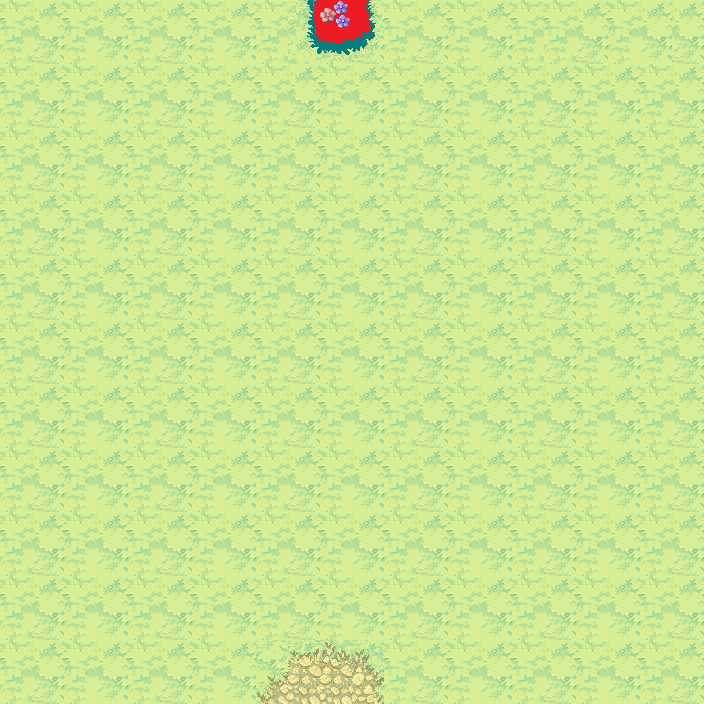

A level layout from a 2D game, rendered from its tile map. Below: a short description, then the map file with tile-grid data replaced by summaries:
An orthogonal 22x22 tile map with 32x32 px tiles, 3 tile layers (collision, grass, misc), 2 tilesets.

<map version="1.0" orientation="orthogonal" width="22" height="22" tilewidth="32" tileheight="32">
 <properties>
  <property name="startX" value="10" />
  <property name="startY" value="21" />
  <property name="targetX" value="10" />
  <property name="targetY" value="0" />
 </properties>
 <tileset firstgid="1" name="tilesetgrassland2" tilewidth="32" tileheight="32">
  <image source="../../tilesets/tilesetgrassland2.png" trans="000000" width="869" height="474" />
 </tileset>
 <tileset firstgid="379" name="collision" tilewidth="32" tileheight="32">
  <image source="../../tilesets/collision.png" width="64" height="32" />
  <tile id="0">
   <properties>
    <property name="Type" value="grass" />
    <property name="blocked" value="true" />
   </properties>
  </tile>
  <tile id="1">
   <properties>
    <property name="Type" value="noPlace" />
   </properties>
  </tile>
 </tileset>
 <layer name="collision" width="22" height="22">
  <properties>
   <property name="Type" value="grass" />
  </properties>
  <data>[484 cells, 484 non-empty, 1 distinct tile ids]</data>
 </layer>
 <layer name="grass" width="22" height="22">
  <data>[484 cells, 478 non-empty, 8 distinct tile ids]</data>
 </layer>
 <layer name="misc" width="22" height="22">
  <data>[484 cells, 14 non-empty, 14 distinct tile ids]</data>
 </layer>
</map>
